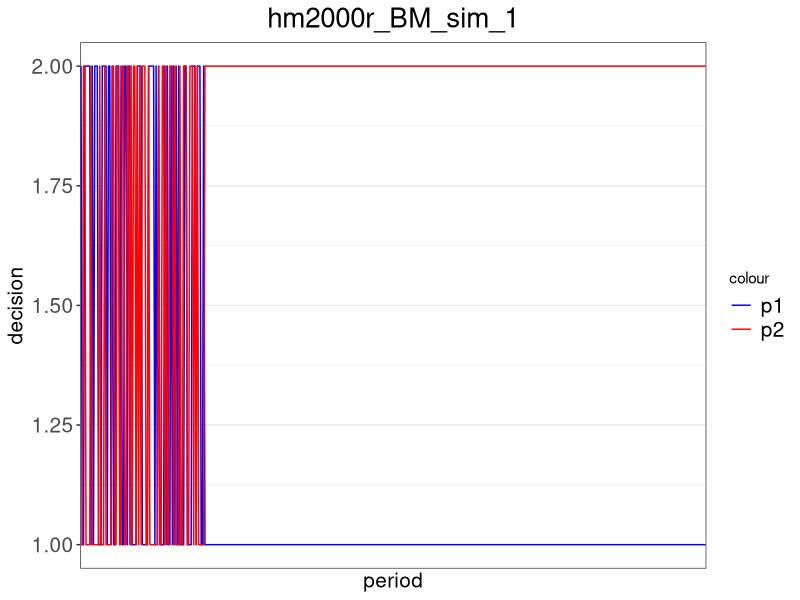
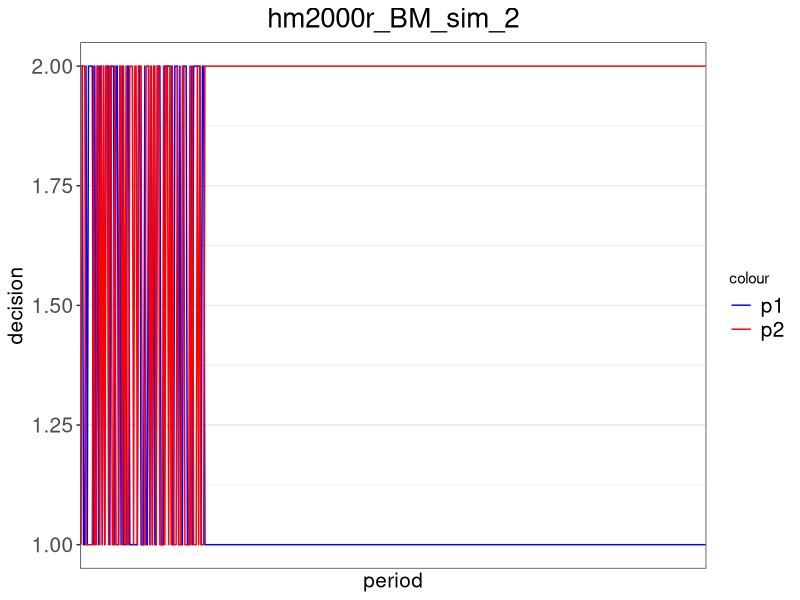
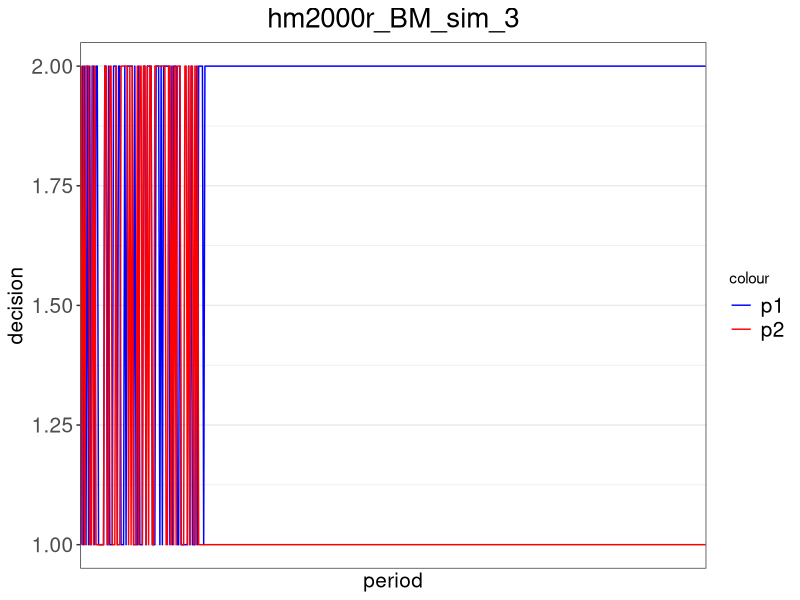
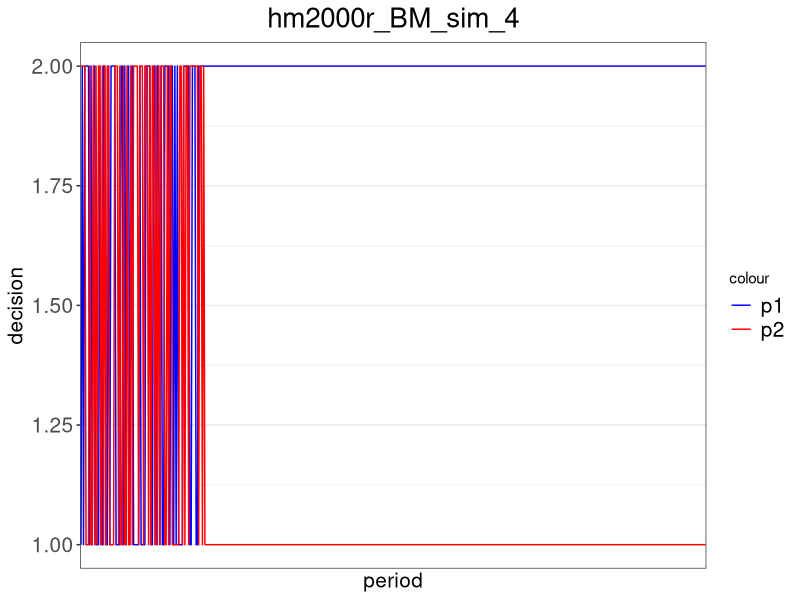
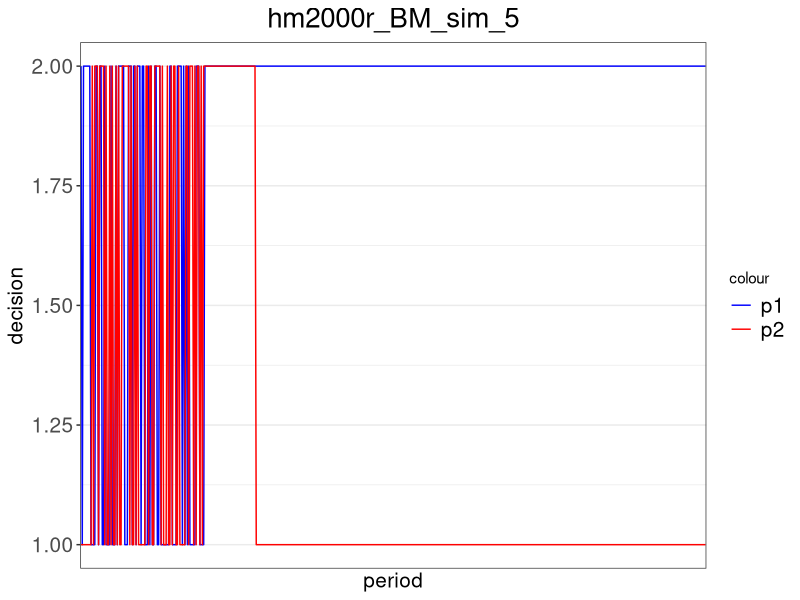
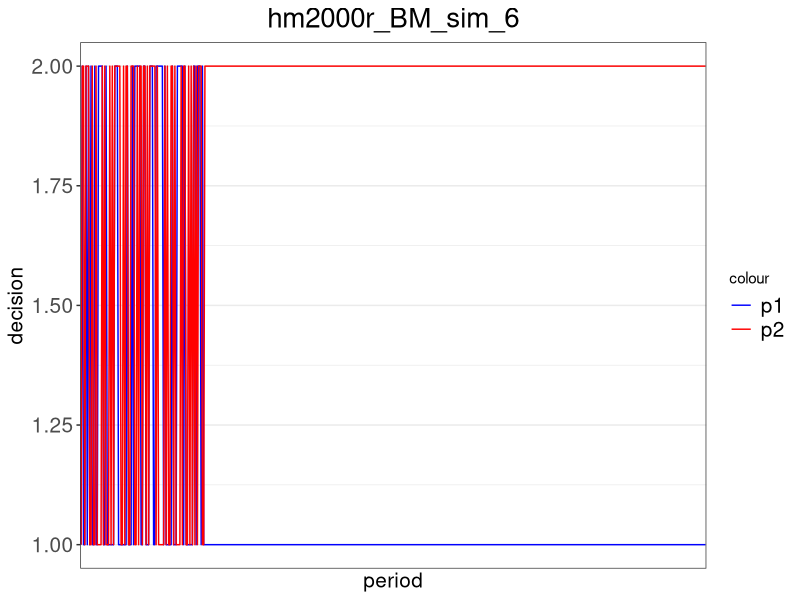
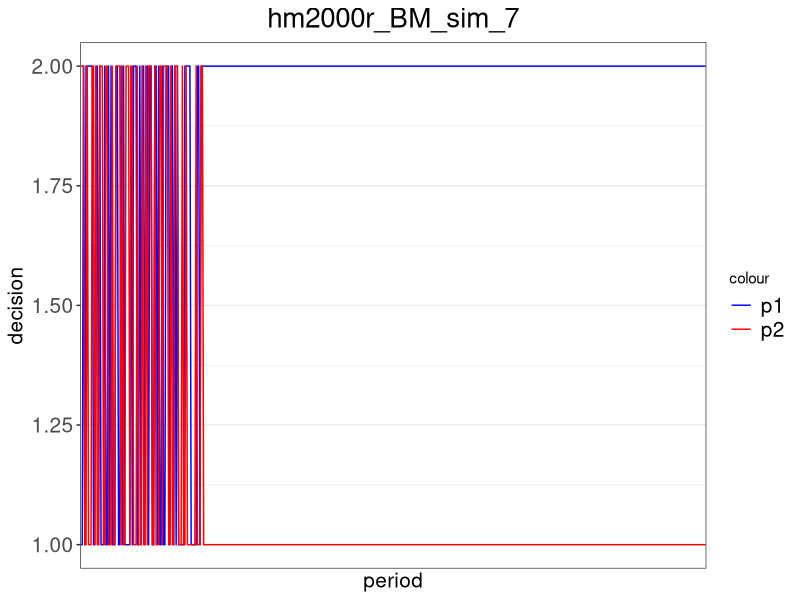
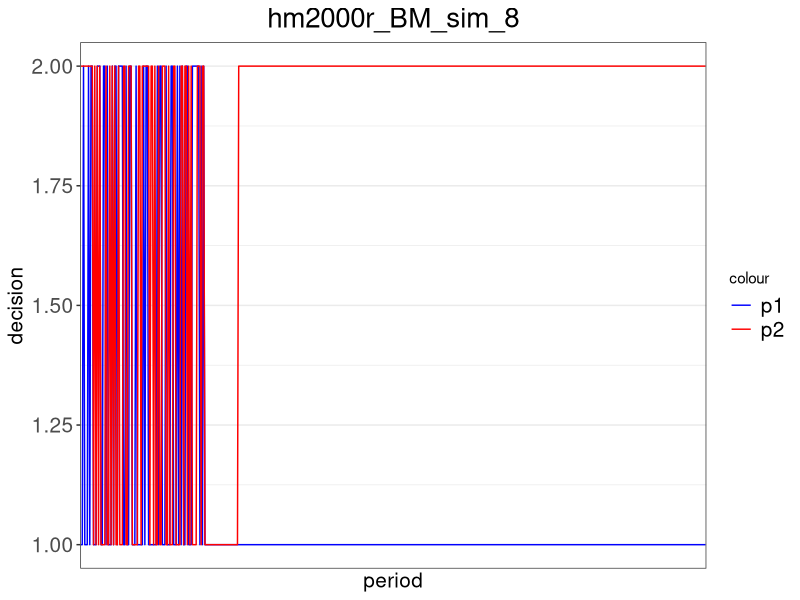

Write the R code that produced these figures, in order. (Note: this script raises an error after producing the figures.)
##### Package and Payoff #####
# add package
library(ggplot2)
library(xtable)

# set up the payoff matrix
pay_chicken = matrix(c(100,200,600,500),2,2) # payoff matrix 2x2

# build the payoff function (chicken, can be switched to MV)
payoff = function(my_choice, your_choice){
  return(pay_chicken[my_choice, your_choice])
}


##### HM2000 (regret1) #####
# build the regret function for action m (m is 1,2,or 3) under hm2000
regret_hm2000 = function(m, iteration, my_history, your_history){
  
  # calculate the length of history
  len_history = iteration - 1
  
  # get my most recent decision
  lastchoice = my_history[len_history]
  
  # create a regret payoff term
  my_regret = rep(0, len_history)
  
  # loop over previous periods to replace the choice with decision 1
  for (i in 1:len_history){
    if (my_history[i] == lastchoice){
      my_regret[i] = payoff(m, your_history[i])
    }
    else{
      my_regret[i] = payoff(my_history[i], your_history[i])
    }
  }
  
  # calculate and return the regret
  return(mean(my_regret))
}


# build the decision function based on the regret function under hm2000
decision_hm2000 = function(mu, iteration, my_history, your_history){
  
  # get my most recent decision
  lastchoice = my_history[iteration-1]
  
  # compute regret for all possible decisions
  regret1 = regret_hm2000(1, iteration, my_history, your_history)
  regret2 = regret_hm2000(2, iteration, my_history, your_history)
  
  # calculate the decision when my last choice is 1
  if (lastchoice == 1){
    if (regret1 >= regret2){return(1)}
    else{
      # switch with a positive probability from 1 to 2
      seed = runif(1,0,1)
      prob = (regret2-regret1)/mu
      if (seed <= prob){return(2)}
      else{return(1)}
    }
  }
  
  # calculate the decision when my last choice is 2
  if (lastchoice == 2){
    if (regret1 <= regret2){return(2)}
    else{
      # switch with a positive probability from 2 to 1
      seed = runif(1,0,1)
      prob = (regret1-regret2)/mu
      if (seed <= prob){return(1)}
      else{return(2)}
    }
  }
}


# build the decision function based on logit response
decision_hm2000_logit = function(mu, beta, iteration, my_history, your_history){
  
  # compute regret for all possible decisions
  regret1 = regret_hm2000(1, iteration, my_history, your_history)
  regret2 = regret_hm2000(2, iteration, my_history, your_history)
  
  # using logit response to calculate the probability of choosing each strategy
  prob = c(0,0)
  prob[1] = exp(beta[1]*regret1)/(exp(beta[1]*regret1) + exp(beta[2]*regret2))
  prob[2] = exp(beta[2]*regret2)/(exp(beta[1]*regret1) + exp(beta[2]*regret2))
  
  # randomly determine the decision
  seed = runif(1,0,1)
  if (seed <= prob[1]){return(1)}
  else{return(2)}
}


##### Average Historical Payoff (regret2) #####
# build the regret function for action m (m is 1,2,or 3) under average historical payoff
regret_avgpay = function(m, iteration, my_history, your_history){
  
  # calculate the length of history
  len_history = iteration - 1
  
  # create a regret payoff term
  my_regret = 0
  period = 0
  
  # loop over previous periods to calculate the total historical payoff
  for (i in 1:len_history){
    if (my_history[i] == m){
      my_regret = my_regret + payoff(my_history[i], your_history[i])
      period = period + 1
    }
  }
  
  # return the average historical payoff
  if (period == 0){return(0)}
  else{
    return(my_regret/period)
  }
}


# build the decision function based on the regret function under average historical payoff
decision_avgpay = function(mu, iteration, my_history, your_history){
  
  # get my most recent decision
  lastchoice = my_history[iteration-1]
  
  # compute regret for all possible decisions
  regret1 = regret_avgpay(1, iteration, my_history, your_history)
  regret2 = regret_avgpay(2, iteration, my_history, your_history)
  
  # calculate the decision when my last choice is 1
  if (lastchoice == 1){
    if (regret1 >= regret2){return(1)}
    else{
      # switch with a positive probability from 1 to 2
      seed = runif(1,0,1)
      prob = (regret2-regret1)/mu
      if (seed <= prob){return(2)}
      else{return(1)}
    }
  }
  
  # calculate the decision when my last choice is 2
  if (lastchoice == 2){
    if (regret1 <= regret2){return(2)}
    else{
      # switch with a positive probability from 2 to 1
      seed = runif(1,0,1)
      prob = (regret1-regret2)/mu
      if (seed <= prob){return(1)}
      else{return(2)}
    }
  }
}


# build the decision function based on logit response
decision_avgpay_logit = function(mu, beta, iteration, my_history, your_history){
  
  # compute regret for all possible decisions
  regret1 = regret_avgpay(1, iteration, my_history, your_history)
  regret2 = regret_avgpay(2, iteration, my_history, your_history)
  
  # using logit response to calculate the probability of choosing each strategy
  prob = c(0,0)
  prob[1] = exp(beta[1]*regret1)/(exp(beta[1]*regret1) + exp(beta[2]*regret2))
  prob[2] = exp(beta[2]*regret2)/(exp(beta[1]*regret1) + exp(beta[2]*regret2))
  
  # randomly determine the decision
  seed = runif(1,0,1)
  if (seed <= prob[1]){return(1)}
  else{return(2)}
}


##### HM2000 revised (regret3) #####
# build the regret function for action m (m is 1,2,or 3) under hm2000 revised
regret_hm2000r = function(m, iteration, my_history, your_history){
  
  # calculate the length of history
  len_history = iteration - 1
  
  # get my most recent decision
  lastchoice = my_history[len_history]
  
  # create a regret payoff term
  my_regret = 0
  period = 0
  
  # loop over previous periods to replace the choice with decision 1
  for (i in 1:len_history){
    if (my_history[i] == lastchoice){
      my_regret = my_regret + payoff(m, your_history[i])
      period = period + 1
    }
  }
  
  # calculate and return the regret
  return(my_regret/period)
}


# build the decision function based on the regret function under hm2000 revised
decision_hm2000r = function(mu, iteration, my_history, your_history){
  
  # get my most recent decision
  lastchoice = my_history[iteration-1]
  
  # compute regret for all possible decisions
  regret1 = regret_hm2000r(1, iteration, my_history, your_history)
  regret2 = regret_hm2000r(2, iteration, my_history, your_history)
  
  # calculate the decision when my last choice is 1
  if (lastchoice == 1){
    if (regret1 >= regret2){return(1)}
    else{
      # switch with a positive probability from 1 to 2
      seed = runif(1,0,1)
      prob = (regret2-regret1)/mu
      if (seed <= prob){return(2)}
      else{return(1)}
    }
  }
  
  # calculate the decision when my last choice is 2
  if (lastchoice == 2){
    if (regret1 <= regret2){return(2)}
    else{
      # switch with a positive probability from 2 to 1
      seed = runif(1,0,1)
      prob = (regret1-regret2)/mu
      if (seed <= prob){return(1)}
      else{return(2)}
    }
  }
}


# build the decision function based on logit response
decision_hm2000r_logit = function(mu, beta, iteration, my_history, your_history){
  
  # compute regret for all possible decisions
  regret1 = regret_hm2000r(1, iteration, my_history, your_history)
  regret2 = regret_hm2000r(2, iteration, my_history, your_history)
  
  # using logit response to calculate the probability of choosing each strategy
  prob = c(0,0)
  prob[1] = exp(beta[1]*regret1)/(exp(beta[1]*regret1) + exp(beta[2]*regret2))
  prob[2] = exp(beta[2]*regret2)/(exp(beta[1]*regret1) + exp(beta[2]*regret2))
  
  # randomly determine the decision
  seed = runif(1,0,1)
  if (seed <= prob[1]){return(1)}
  else{return(2)}
}


##### Simulation Output #####
# set up the parameters for the simulation
mu = 1500 # HM2000 probability parameter
n = 500 # number of periods in each simulation
sim = 100 # number of simulations
experiment = 100 # number of experimentation periods where players randomly make decisions

# set up the joint density matrix
joint_density = matrix(c(0,0,0,0),2,2)

# run the simulations
for (s in 1:sim){
  
  # set up the vectors for choices and game parameters
  history_p1 = rep(0, n)
  history_p2 = rep(0, n)
  
  # calculate the experimentation periods with random starting decisions
  history_p1[1:experiment] = sample(1:2, experiment, replace = TRUE)
  history_p2[1:experiment] = sample(1:2, experiment, replace = TRUE)
  
  # calculate the rest of the decisions to n periods
  for (i in (experiment+1):n){
    history_p1[i] = decision_hm2000r(mu, i, history_p1, history_p2)
    history_p2[i] = decision_hm2000r(mu, i, history_p2, history_p1)
    
    # update the joint density matrix
    if (history_p1[i]==1 & history_p2[i]==1){joint_density[1,1]=joint_density[1,1]+1}
    else if (history_p1[i]==1 & history_p2[i]==2){joint_density[1,2]=joint_density[1,2]+1}
    else if (history_p1[i]==2 & history_p2[i]==1){joint_density[2,1]=joint_density[2,1]+1}
    else{joint_density[2,2]=joint_density[2,2]+1}
  }
  
  # create the dataset for figures
  df = data.frame(
    p1_choice = history_p1,
    p2_choice = history_p2,
    period = 1:n
  )
  
  # graph the decision making
  title = paste('hm2000r', 'BM', 'sim', as.character(s), sep = '_')
  file = paste("D:/Dropbox/Working Papers/Correlated Equilibrium/data/simulations/", title, sep = "")
  file = paste(file, ".png", sep = "")
  png(file, width = 400, height = 200)
  
  pic = ggplot(data = df) +
    geom_line(aes(x=period, y=p1_choice, colour='blue')) +
    geom_line(aes(x=period, y=p2_choice, colour='red')) +
    scale_x_discrete(name='period', waiver()) +
    scale_y_continuous(name='decision', limits=c(1,2)) +
    ggtitle(title) + 
    theme_bw() + 
    scale_colour_manual(values=c('blue', 'red'), labels=c('p1', 'p2')) +
    theme(plot.title = element_text(hjust = 0.5, size = 20), legend.text = element_text(size = 15),
          axis.title.x = element_text(size = 15), axis.title.y = element_text(size = 15),
          axis.text.x = element_text(size = 15), axis.text.y = element_text(size = 15))
  
  print(pic)
  dev.off()
  
}

# normalize the joint density matrix
joint_density = round(joint_density/sum(joint_density), 3)
xtable(joint_density, caption = title)
